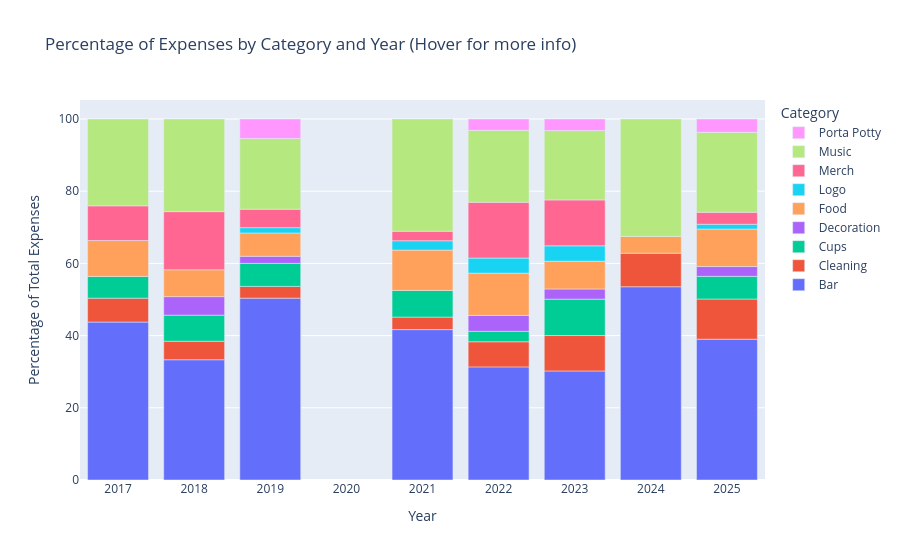

The code cell stored with this chart in its notebook:
### Code cell
# plot of percentage of expenses by category per year (fancy)

# group and sort sums by Category and Year
df_cat_year_sum = df.groupby(["Category", "Year"]).sum().reset_index()

# calculate total expenses per year
total_expenses_per_year = df.groupby("Year")["Amount"].sum().reset_index()

# merge total expenses into df_cat_year_sum
df_cat_year_sum = pd.merge(
    df_cat_year_sum, total_expenses_per_year, on="Year", suffixes=("", "_total")
)

# calculate percentage for each category-year combination
df_cat_year_sum["Percentage"] = (
    df_cat_year_sum["Amount"] / df_cat_year_sum["Amount_total"]
) * 100

# plot the chart
fig = px.bar(
    df_cat_year_sum,
    x="Year",
    y="Percentage",
    color="Category",
    labels={"Percentage": "Percentage of Total Expenses", "Year": "Year"},
    title="Percentage of Expenses by Category and Year (Hover for more info)",
    hover_data=["Category", "Percentage"],
    category_orders={"Category": sorted(df["Category"].unique())},
    custom_data=["Category", "Amount"],
)

# set the legend order
fig.update_layout(legend=dict(title="Category", traceorder="reversed"))

# format percentage and display the category in the hover
fig.update_traces(
    hovertemplate="Category: %{customdata[0]}<br>Percentage: %{y:.2f}%<br>Amount: $%{customdata[1]:.2f}"
)

fig.show()

### Figure 1 — Plotly figure (JSON) as saved in the notebook; plotly's stock layout.template omitted (floating-point values rounded to 4 significant figures)
{"data": [{"alignmentgroup": "True", "customdata": [["Bar", 727.7], ["Bar", 649], ["Bar", 1543.0], ["Bar", 1206.0], ["Bar", 1494.0], ["Bar", 1415.0], ["Bar", 1152], ["Bar", 1583.0]], "hovertemplate": "Category: %{customdata[0]}<br>Percentage: %{y:.2f}%<br>Amount: $%{customdata[1]:.2f}", "legendgroup": "Bar", "marker": {"color": "#636efa", "pattern": {"shape": ""}}, "name": "Bar", "offsetgroup": "Bar", "orientation": "v", "showlegend": true, "textposition": "auto", "type": "bar", "x": [2017, 2018, 2019, 2021, 2022, 2023, 2024, 2025], "xaxis": "x", "y": [43.76, 33.31, 50.37, 41.67, 31.33, 30.2, 53.53, 39.0], "yaxis": "y"}, {"alignmentgroup": "True", "customdata": [["Cleaning", 110], ["Cleaning", 100], ["Cleaning", 100], ["Cleaning", 100], ["Cleaning", 332.4], ["Cleaning", 460], ["Cleaning", 200], ["Cleaning", 451.9]], "hovertemplate": "Category: %{customdata[0]}<br>Percentage: %{y:.2f}%<br>Amount: $%{customdata[1]:.2f}", "legendgroup": "Cleaning", "marker": {"color": "#EF553B", "pattern": {"shape": ""}}, "name": "Cleaning", "offsetgroup": "Cleaning", "orientation": "v", "showlegend": true, "textposition": "auto", "type": "bar", "x": [2017, 2018, 2019, 2021, 2022, 2023, 2024, 2025], "xaxis": "x", "y": [6.615, 5.133, 3.264, 3.454, 6.971, 9.821, 9.294, 11.13], "yaxis": "y"}, {"alignmentgroup": "True", "customdata": [["Cups", 100], ["Cups", 140.6], ["Cups", 195.5], ["Cups", 214.1], ["Cups", 137.8], ["Cups", 471.8], ["Cups", 255.2]], "hovertemplate": "Category: %{customdata[0]}<br>Percentage: %{y:.2f}%<br>Amount: $%{customdata[1]:.2f}", "legendgroup": "Cups", "marker": {"color": "#00cc96", "pattern": {"shape": ""}}, "name": "Cups", "offsetgroup": "Cups", "orientation": "v", "showlegend": true, "textposition": "auto", "type": "bar", "x": [2017, 2018, 2019, 2021, 2022, 2023, 2025], "xaxis": "x", "y": [6.013, 7.216, 6.383, 7.397, 2.889, 10.07, 6.287], "yaxis": "y"}, {"alignmentgroup": "True", "customdata": [["Decoration", 100], ["Decoration", 60], ["Decoration", 209.8], ["Decoration", 132], ["Decoration", 110]], "hovertemplate": "Category: %{customdata[0]}<br>Percentage: %{y:.2f}%<br>Amount: $%{customdata[1]:.2f}", "legendgroup": "Decoration", "marker": {"color": "#ab63fa", "pattern": {"shape": ""}}, "name": "Decoration", "offsetgroup": "Decoration", "orientation": "v", "showlegend": true, "textposition": "auto", "type": "bar", "x": [2018, 2019, 2022, 2023, 2025], "xaxis": "x", "y": [5.133, 1.959, 4.4, 2.818, 2.709], "yaxis": "y"}, {"alignmentgroup": "True", "customdata": [["Food", 165.3], ["Food", 145], ["Food", 197.8], ["Food", 323.4], ["Food", 557.7], ["Food", 359.9], ["Food", 100], ["Food", 421.8]], "hovertemplate": "Category: %{customdata[0]}<br>Percentage: %{y:.2f}%<br>Amount: $%{customdata[1]:.2f}", "legendgroup": "Food", "marker": {"color": "#FFA15A", "pattern": {"shape": ""}}, "name": "Food", "offsetgroup": "Food", "orientation": "v", "showlegend": true, "textposition": "auto", "type": "bar", "x": [2017, 2018, 2019, 2021, 2022, 2023, 2024, 2025], "xaxis": "x", "y": [9.942, 7.442, 6.457, 11.17, 11.7, 7.685, 4.647, 10.39], "yaxis": "y"}, {"alignmentgroup": "True", "customdata": [["Logo", 45], ["Logo", 74.8], ["Logo", 200], ["Logo", 200], ["Logo", 54.04]], "hovertemplate": "Category: %{customdata[0]}<br>Percentage: %{y:.2f}%<br>Amount: $%{customdata[1]:.2f}", "legendgroup": "Logo", "marker": {"color": "#19d3f3", "pattern": {"shape": ""}}, "name": "Logo", "offsetgroup": "Logo", "orientation": "v", "showlegend": true, "textposition": "auto", "type": "bar", "x": [2019, 2021, 2022, 2023, 2025], "xaxis": "x", "y": [1.469, 2.584, 4.194, 4.27, 1.331], "yaxis": "y"}, {"alignmentgroup": "True", "customdata": [["Merch", 160], ["Merch", 313.7], ["Merch", 156.6], ["Merch", 76.39], ["Merch", 736.5], ["Merch", 595.4], ["Merch", 133.6]], "hovertemplate": "Category: %{customdata[0]}<br>Percentage: %{y:.2f}%<br>Amount: $%{customdata[1]:.2f}", "legendgroup": "Merch", "marker": {"color": "#FF6692", "pattern": {"shape": ""}}, "name": "Merch", "offsetgroup": "Merch", "orientation": "v", "showlegend": true, "textposition": "auto", "type": "bar", "x": [2017, 2018, 2019, 2021, 2022, 2023, 2025], "xaxis": "x", "y": [9.621, 16.1, 5.113, 2.639, 15.45, 12.71, 3.291], "yaxis": "y"}, {"alignmentgroup": "True", "customdata": [["Music", 400], ["Music", 500], ["Music", 600], ["Music", 900], ["Music", 950], ["Music", 900], ["Music", 700], ["Music", 900]], "hovertemplate": "Category: %{customdata[0]}<br>Percentage: %{y:.2f}%<br>Amount: $%{customdata[1]:.2f}", "legendgroup": "Music", "marker": {"color": "#B6E880", "pattern": {"shape": ""}}, "name": "Music", "offsetgroup": "Music", "orientation": "v", "showlegend": true, "textposition": "auto", "type": "bar", "x": [2017, 2018, 2019, 2021, 2022, 2023, 2024, 2025], "xaxis": "x", "y": [24.05, 25.66, 19.59, 31.09, 19.92, 19.22, 32.53, 22.17], "yaxis": "y"}, {"alignmentgroup": "True", "customdata": [["Porta Potty", 165.5], ["Porta Potty", 150], ["Porta Potty", 150], ["Porta Potty", 150]], "hovertemplate": "Category: %{customdata[0]}<br>Percentage: %{y:.2f}%<br>Amount: $%{customdata[1]:.2f}", "legendgroup": "Porta Potty", "marker": {"color": "#FF97FF", "pattern": {"shape": ""}}, "name": "Porta Potty", "offsetgroup": "Porta Potty", "orientation": "v", "showlegend": true, "textposition": "auto", "type": "bar", "x": [2019, 2022, 2023, 2025], "xaxis": "x", "y": [5.401, 3.146, 3.203, 3.695], "yaxis": "y"}], "layout": {"barmode": "relative", "legend": {"title": {"text": "Category"}, "tracegroupgap": 0, "traceorder": "reversed"}, "title": {"text": "Percentage of Expenses by Category and Year (Hover for more info)"}, "xaxis": {"anchor": "y", "domain": [0, 1], "title": {"text": "Year"}}, "yaxis": {"anchor": "x", "domain": [0, 1], "title": {"text": "Percentage of Total Expenses"}}}}
